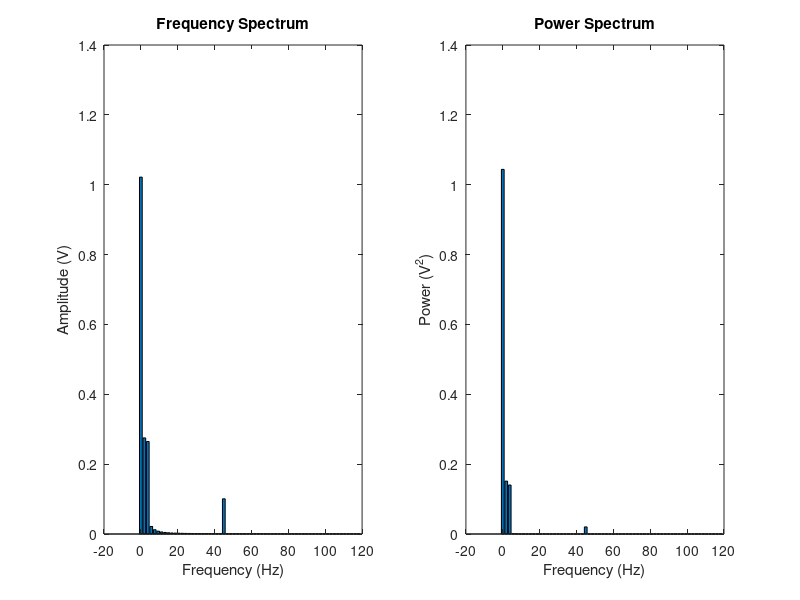

Reproduce this figure in MATLAB.
% Created by: Anthony Le
% Last updated: 02.06.2018

% KIN 523: Homework 3 - Signal Processing
% Due: 02.06.2018
%% Problem 3
close all;
clear;

load('FFT.mat');
% Freq col vector in Hz
% Amp col vector in V

Freq = abs(Freq);
Power = 2 .* abs(Amp).^2;
Power(1, 1) = Power(1, 1) / 2;

figure(1);
subplot(1, 2, 1);
bar(Freq(1:64), Amp(1:64));
xlabel('Frequency (Hz)');
ylabel('Amplitude (V)');
title('Frequency Spectrum');

subplot(1, 2, 2);
bar(Freq(1:64), Power(1:64));
xlabel('Frequency (Hz)');
ylabel('Power (V^2)');
title('Power Spectrum');
